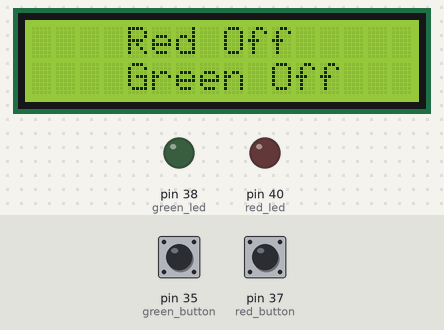
This program was run on a simulated Raspberry Pi (header pin numbers). Shown: 16×2 character LCD, output pins drawn as LEDs (lit = HIGH). Inputs (shaded band) come from the test bench; at power-on: pin 35 (green_button) LOW, pin 37 (red_button) LOW. Threads take turns every 2 ms; library files of the repository ran but are not shown: PCF8574.py, Adafruit_LCD1602.py; what the program prints to the terminal is not drawn.

Above: at 1.3 s.
1.4 s: pin 35 (green_button) pulled HIGH for 0.15 s
At 1.9 s:
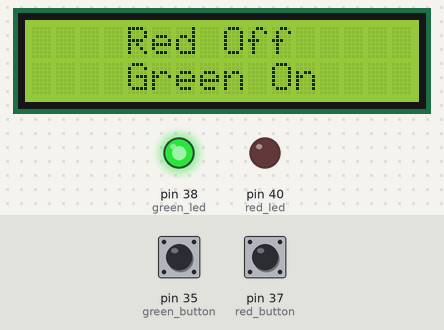
3.6 s: pin 37 (red_button) pulled HIGH for 0.15 s
At 4.1 s:
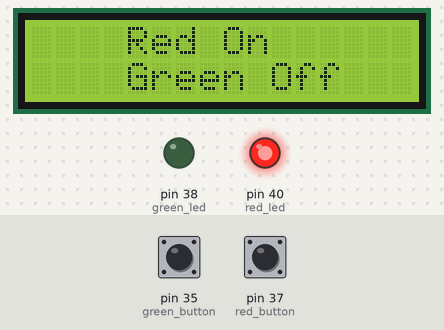
5.8 s: pin 35 (green_button) driven HIGH and pin 37 (red_button) driven HIGH
At 7.4 s:
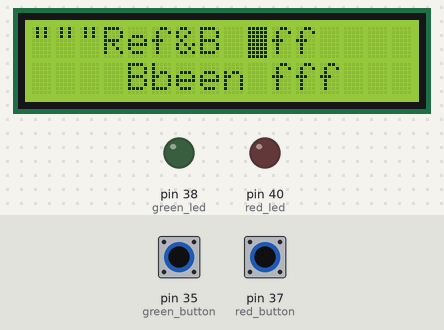
8.1 s: pin 35 (green_button) pulsed LOW 5 times (0.12 s each, 0.3 s apart)
At 11.3 s:
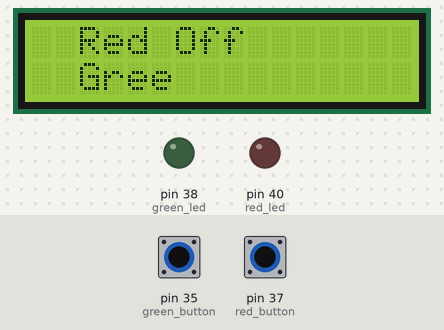
Timing chart, 0 to 12.1 s (numbered marks = the images above; inputs shaded):
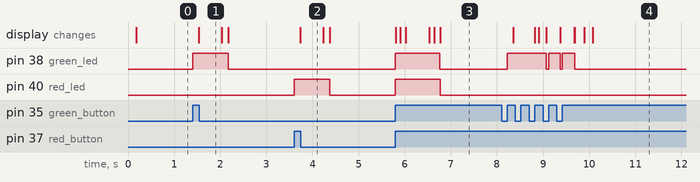

The program:

button_press_4.py
```python
import RPi.GPIO as GPIO # Import Raspberry Pi GPIO library
import time
import threading
from PCF8574 import PCF8574_GPIO
from Adafruit_LCD1602 import Adafruit_CharLCD

red_button = 37
green_button = 35
red_led = 40
green_led =  38

GPIO.setwarnings(False) # Ignore warning for now
GPIO.setmode(GPIO.BOARD) # Use physical pin numbering
GPIO.setup(red_button, GPIO.IN, pull_up_down=GPIO.PUD_DOWN) # Set pin to be an input pin and set initial value to be pulled low (off)
GPIO.setup(green_button, GPIO.IN, pull_up_down=GPIO.PUD_DOWN) # Set pin to be an input pin and set initial value to be pulled low (off)
GPIO.setup(red_led, GPIO.OUT, initial=GPIO.LOW) # Set pin to be an output pin and set initial value to low (off)
GPIO.setup(green_led, GPIO.OUT, initial=GPIO.LOW) # Set pin to be an output pin and set initial value to low (off)

PCF8574_address = 0x27  # I2C address of the PCF8574 chip.
PCF8574A_address = 0x3F  # I2C address of the PCF8574A chip.
# Create PCF8574 GPIO adapter.
try:
	mcp = PCF8574_GPIO(PCF8574_address)
except:
	try:
		mcp = PCF8574_GPIO(PCF8574A_address)
	except:
		print('I2C Address Error !')
		exit(1)
# Create LCD, passing in MCP GPIO adapter.
lcd = Adafruit_CharLCD(pin_rs=0, pin_e=2, pins_db=[4, 5, 6, 7], GPIO=mcp)

mcp.output(3, 1)  # turn on LCD backlight
lcd.begin(16, 2)  # set number of LCD lines and columns

message = ""
line1 = "Red Off"
line2 = "Green Off"


def set_message():
	lcd.clear()
	lcd.setCursor(0, 0)  # set cursor position
	lcd.message("    "+line1)  # display the time
	lcd.message("\n")  # New Line
	lcd.message("    "+line2)  # display the time


def button_callback_red(channel):
	print("Red!")
	global line1
	GPIO.output(red_led, GPIO.HIGH)
	line1 = "Red On"
	set_message()
	time.sleep(.5)
	line1 = "Red Off"
	lcd.clear()
	set_message()
	GPIO.output(red_led, GPIO.LOW)

def button_callback_green(channel):
	print("Green!")
	global line2
	GPIO.output(green_led, GPIO.HIGH)
	line2 = "Green On"
	set_message()
	time.sleep(.5)
	line2 = "Green Off"
	set_message()
	GPIO.output(green_led, GPIO.LOW)

def start_red_thread(channel):
	red_thread = threading.Thread(target=button_callback_red,args={"channel":channel})
	red_thread.start()

def start_green_thread(channel):
	green_thread = threading.Thread(target=button_callback_green,args={"channel":channel})
	green_thread.start()

set_message()
GPIO.add_event_detect(green_button,GPIO.RISING,callback=start_green_thread) # Setup event on pin rising edge
GPIO.add_event_detect(37,GPIO.RISING,callback=start_red_thread) # Setup event on pin rising edge

message1 = input("Press enter to quit\n\n") # Run until someone presses enter
GPIO.cleanup() # Clean up
lcd.clear()
```

Measured:
- after the input at 1.4 s, pin 38 (green_led): LOW → HIGH at once, → LOW 0.77 s later; the display: changes after 0.13 s (image 1)
- after the input at 3.6 s, pin 40 (red_led): LOW → HIGH at once, → LOW 0.78 s later; the display: changes after 0.13 s (image 2)
- after the input at 5.8 s, pin 38 (green_led): LOW → HIGH at once, → LOW 0.96 s later; pin 40 (red_led): LOW → HIGH at once, → LOW 0.97 s later; the display: first changes at once (image 3 shows a later state)
- after the input at 8.1 s, pin 38 (green_led): LOW → HIGH after 0.12 s, then repeats every 0.30 s: LOW 0.05 s, HIGH 0.25 s, until it stays LOW from 9.7 s; the display: first changes after 0.25 s (image 4 shows a later state)
